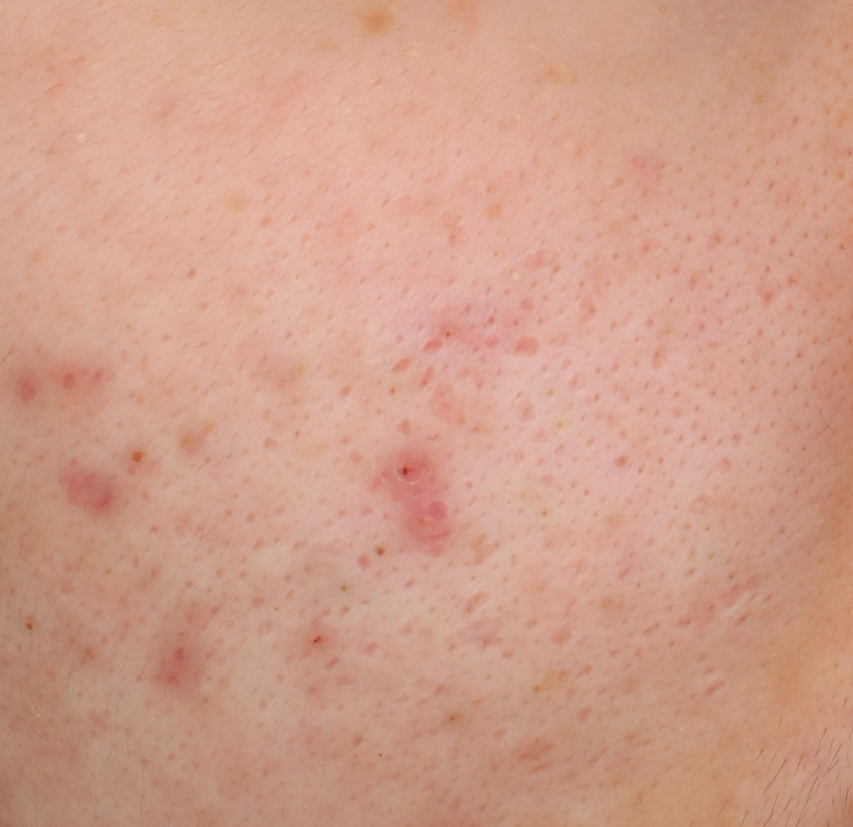
#> input picture test_image.jpg, 853 x 827 px, shrunk from 1383 x 1341 before the run
$ jupyter execute plot_regional_maxima.ipynb   (shell and % lines are left out)
#> lines starting #> are read from the running program, lines starting #| are printed output that depends on the picture
# Filtering regional maxima

Here, we use morphological reconstruction to create a background image, which
we can subtract from the original image to isolate bright features (regional
maxima).

First we try reconstruction by dilation starting at the edges of the image. We
initialize a seed image to the minimum intensity of the image, and set its
border to be the pixel values in the original image. These maximal pixels will
get dilated in order to reconstruct the background image.

[cell 1]
import numpy as np
import matplotlib.pyplot as plt

from scipy.ndimage import gaussian_filter
from skimage import data,io
from skimage import img_as_float
from skimage.morphology import reconstruction
img = io.imread('../test_image.jpg')
#> img is the input picture: shape (827, 853, 3); mean R, G, B 207.8, 158.2, 138.3
# Convert to float: Important for subtraction later which won't work with uint8
image = img_as_float(img)
image = gaussian_filter(image, 1)
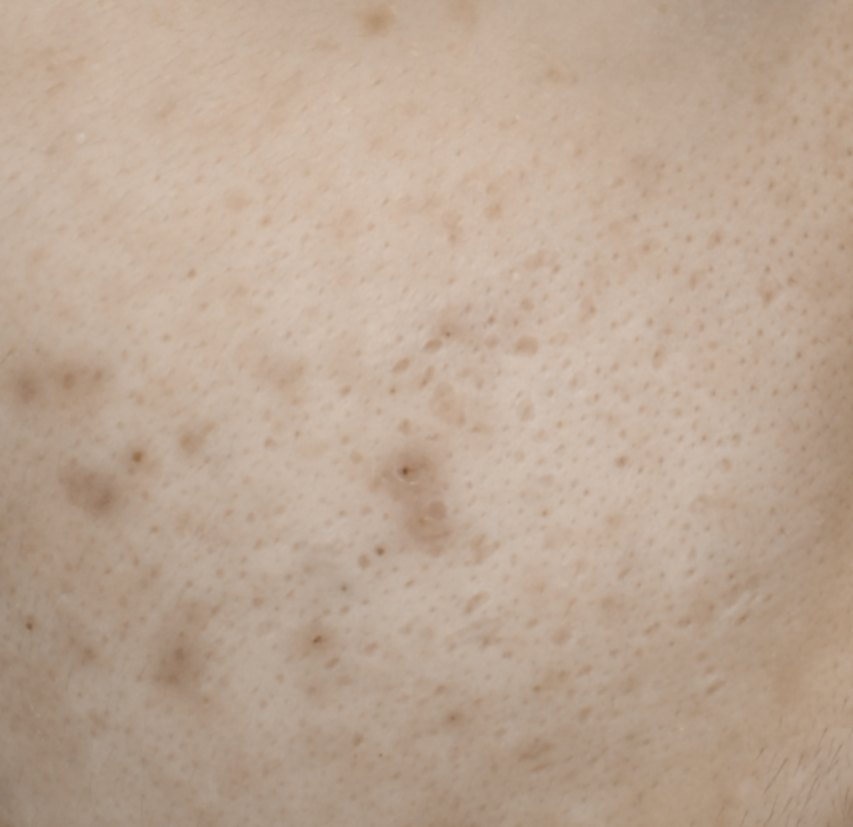
#> image: shape (827, 853, 3) float64; mean R, G, B 0.74, 0.655, 0.583

seed = np.copy(image)
seed[1:-1, 1:-1] = image.min()
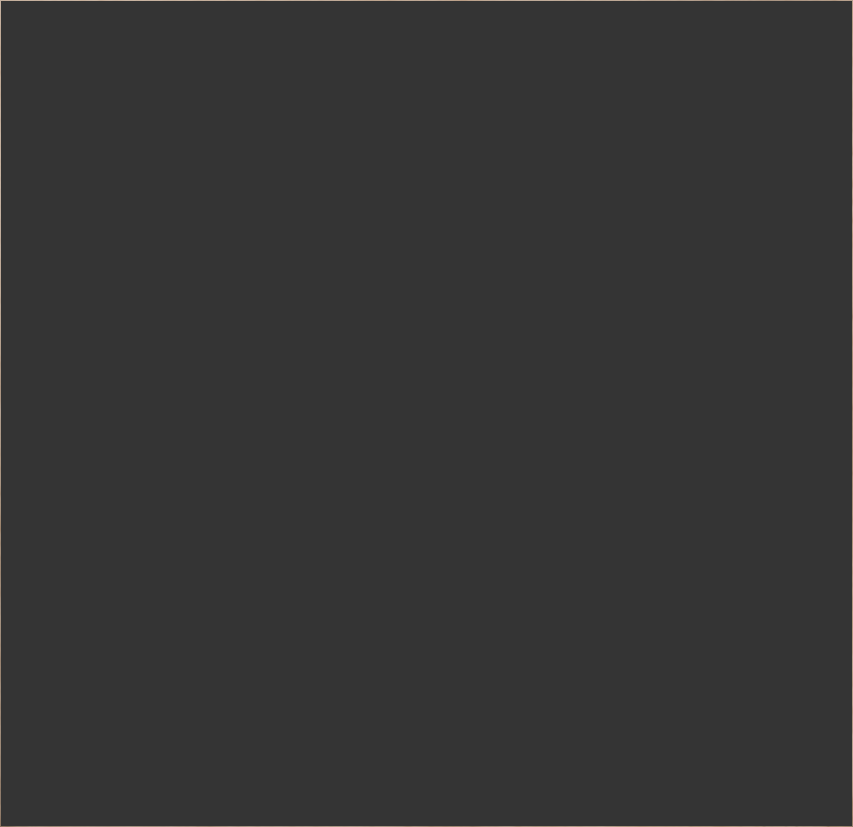
#> seed: shape (827, 853, 3) float64; mean R, G, B 0.21, 0.209, 0.209
mask = image

dilated = reconstruction(seed, mask, method='dilation')

Subtracting the dilated image leaves an image with just the coins and a
flat, black background, as shown below.

[cell 2]
fig, (ax0, ax1, ax2) = plt.subplots(nrows=1,
                                    ncols=3,
                                    figsize=(8, 2.5),
                                    sharex=True,
                                    sharey=True)

ax0.imshow(image, cmap='gray')
ax0.set_title('original image')
ax0.axis('off')
ax0.set_adjustable('box-forced')

ax1.imshow(dilated, vmin=image.min(), vmax=image.max(), cmap='gray')
ax1.set_title('dilated')
ax1.axis('off')
ax1.set_adjustable('box-forced')

ax2.imshow(image - dilated, cmap='gray')
ax2.set_title('image - dilated')
ax2.axis('off')
ax2.set_adjustable('box-forced')

fig.tight_layout()
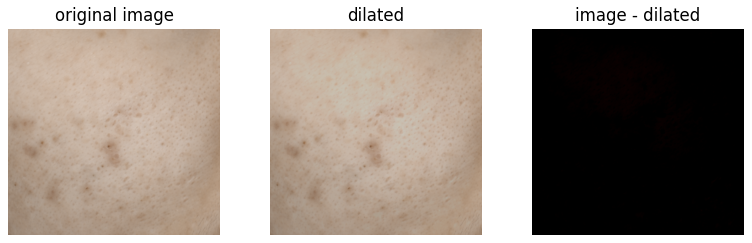
#> figure drawn by matplotlib, 3 panels

Although the features (i.e. the coins) are clearly isolated, the coins
surrounded by a bright background in the original image are dimmer in the
subtracted image. We can attempt to correct this using a different seed
image.

Instead of creating a seed image with maxima along the image border, we can
use the features of the image itself to seed the reconstruction process.
Here, the seed image is the original image minus a fixed value, ``h``.

[cell 3]
h = 0.4
seed = image - h
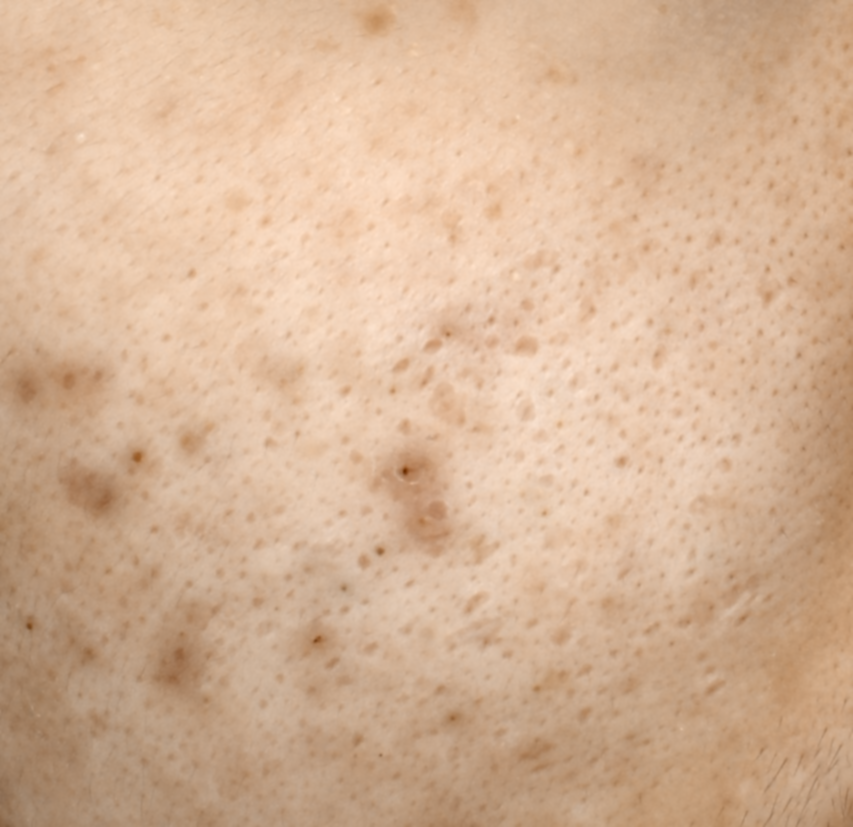
#> seed: shape (827, 853, 3) float64; mean R, G, B 0.34, 0.255, 0.183; drawn with min black and max white
dilated = reconstruction(seed, mask, method='dilation')
hdome = image - dilated
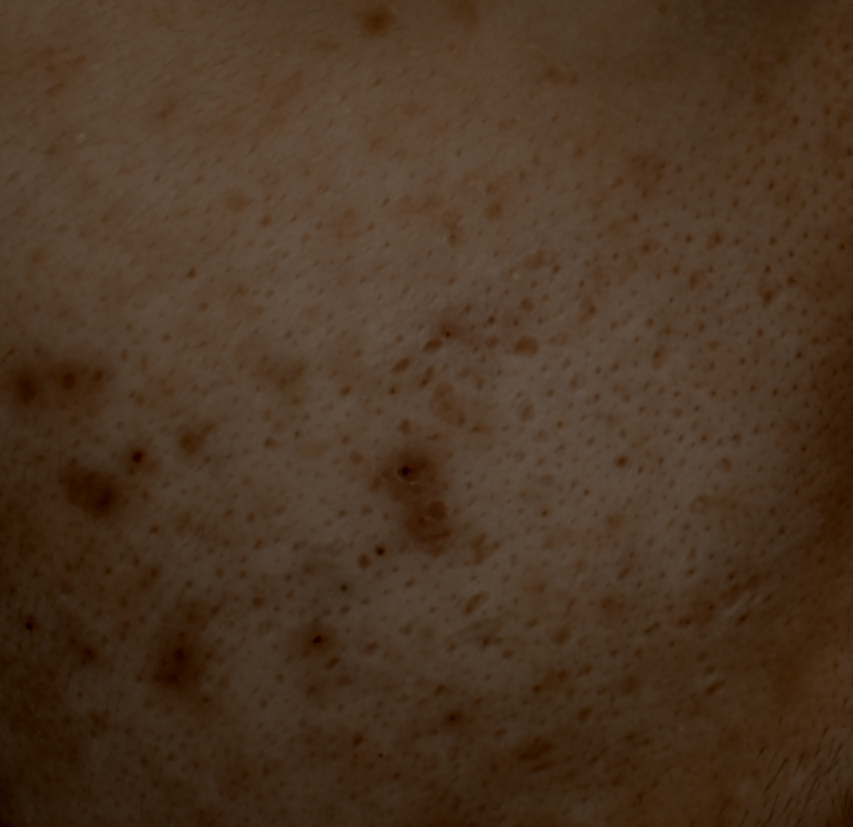
#> hdome: shape (827, 853, 3) float64; mean R, G, B 0.298, 0.212, 0.14

To get a feel for the reconstruction process, we plot the intensity of the
mask, seed, and dilated images along a slice of the image (indicated by red
line).

[cell 4]
fig, (ax0, ax1, ax2) = plt.subplots(nrows=1, ncols=3, figsize=(8, 2.5))
yslice = 197

ax0.plot(mask[yslice], '0.5', label='mask')
ax0.plot(seed[yslice], 'k', label='seed')
ax0.plot(dilated[yslice], 'r', label='dilated')
ax0.set_ylim(-0.2, 2)
ax0.set_title('image slice')
ax0.set_xticks([])
ax0.legend()

ax1.imshow(dilated, vmin=image.min(), vmax=image.max(), cmap='gray')
ax1.axhline(yslice, color='r', alpha=0.4)
ax1.set_title('dilated')
ax1.axis('off')

ax2.imshow(hdome, cmap='gray')
ax2.axhline(yslice, color='r', alpha=0.4)
ax2.set_title('image - dilated')
ax2.axis('off')

fig.tight_layout()
plt.show()
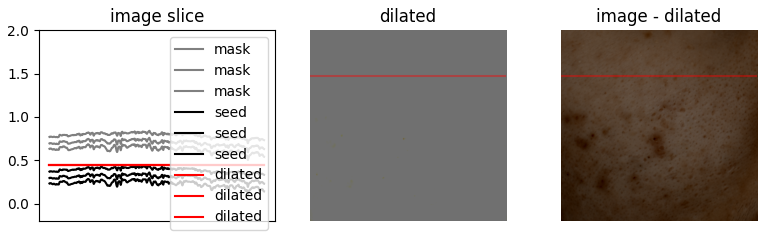
#> figure drawn by matplotlib, 3 panels

$ run again, with sample.jpg copied over test_image.jpg
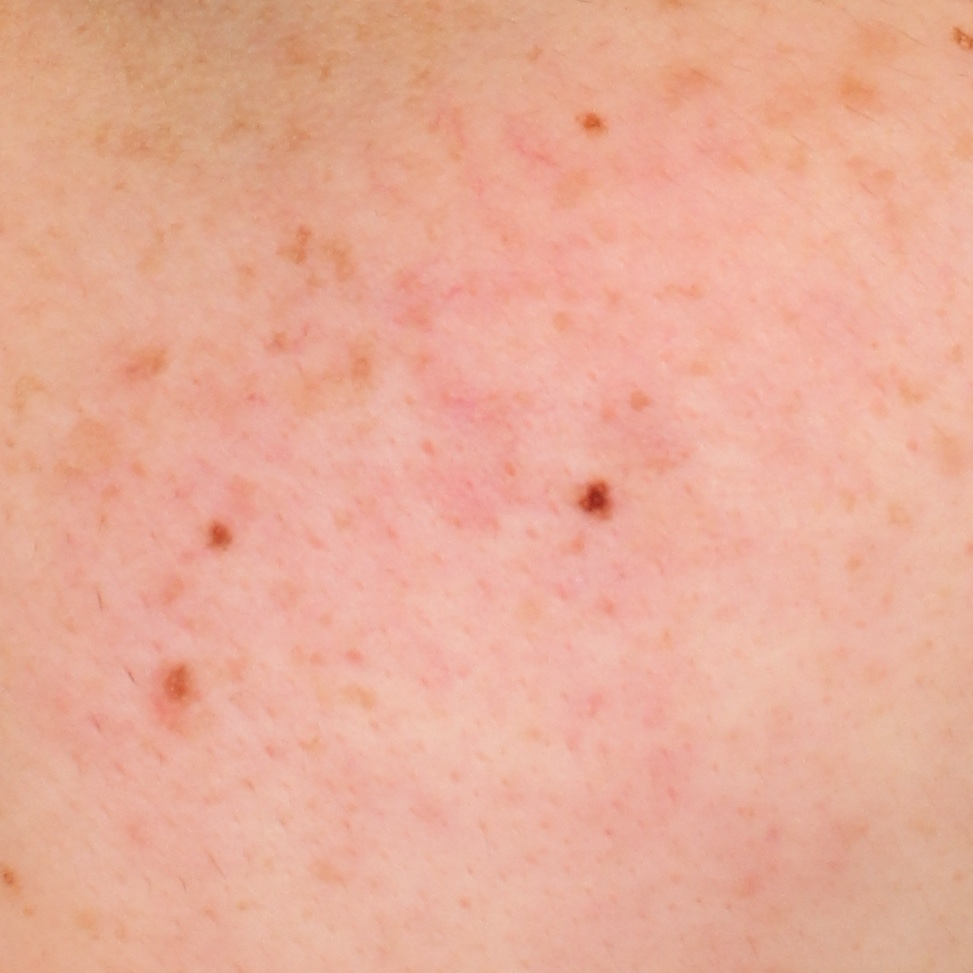
#> input picture sample.jpg, 973 x 973 px
#> img is the input picture: shape (973, 973, 3); mean R, G, B 232.1, 172.3, 151.5
#> `hdome = image - dilated`:
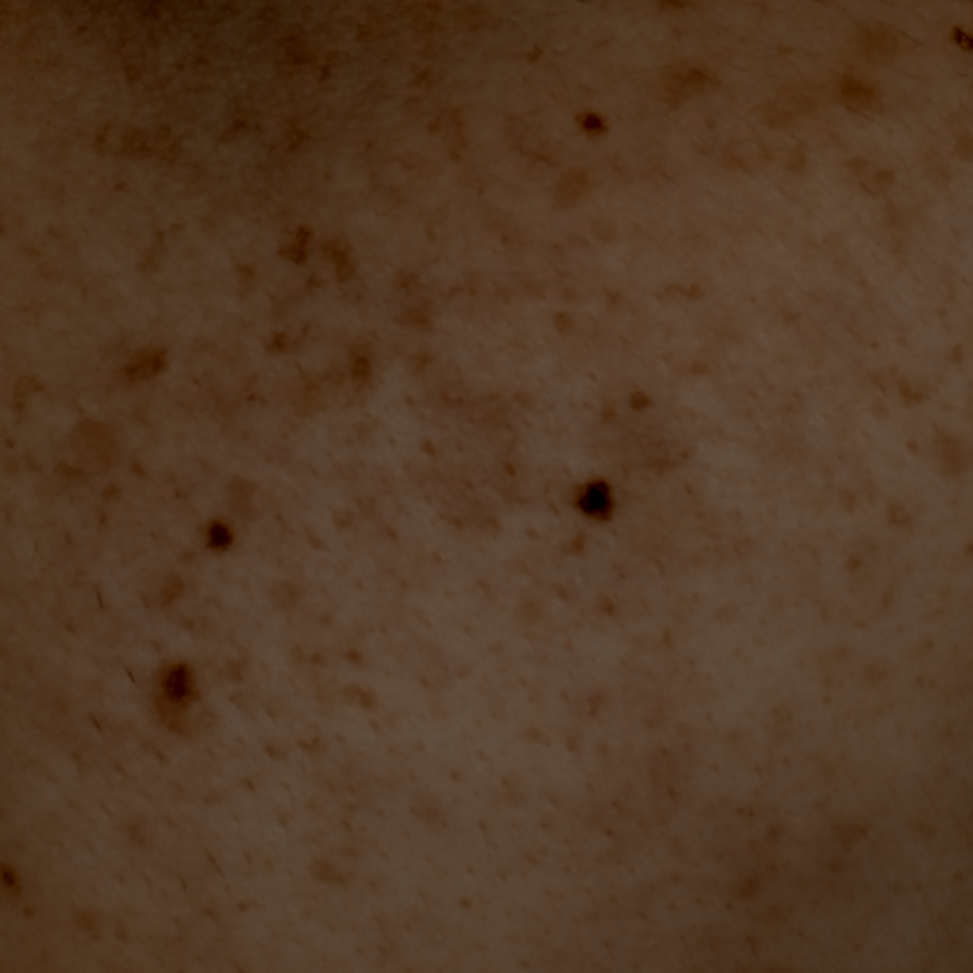
#> hdome: shape (973, 973, 3) float64; mean R, G, B 0.331, 0.231, 0.149
#> `plt.show()`:
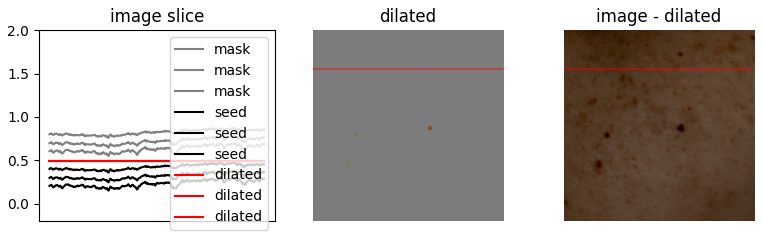
#> figure drawn by matplotlib, 3 panels
